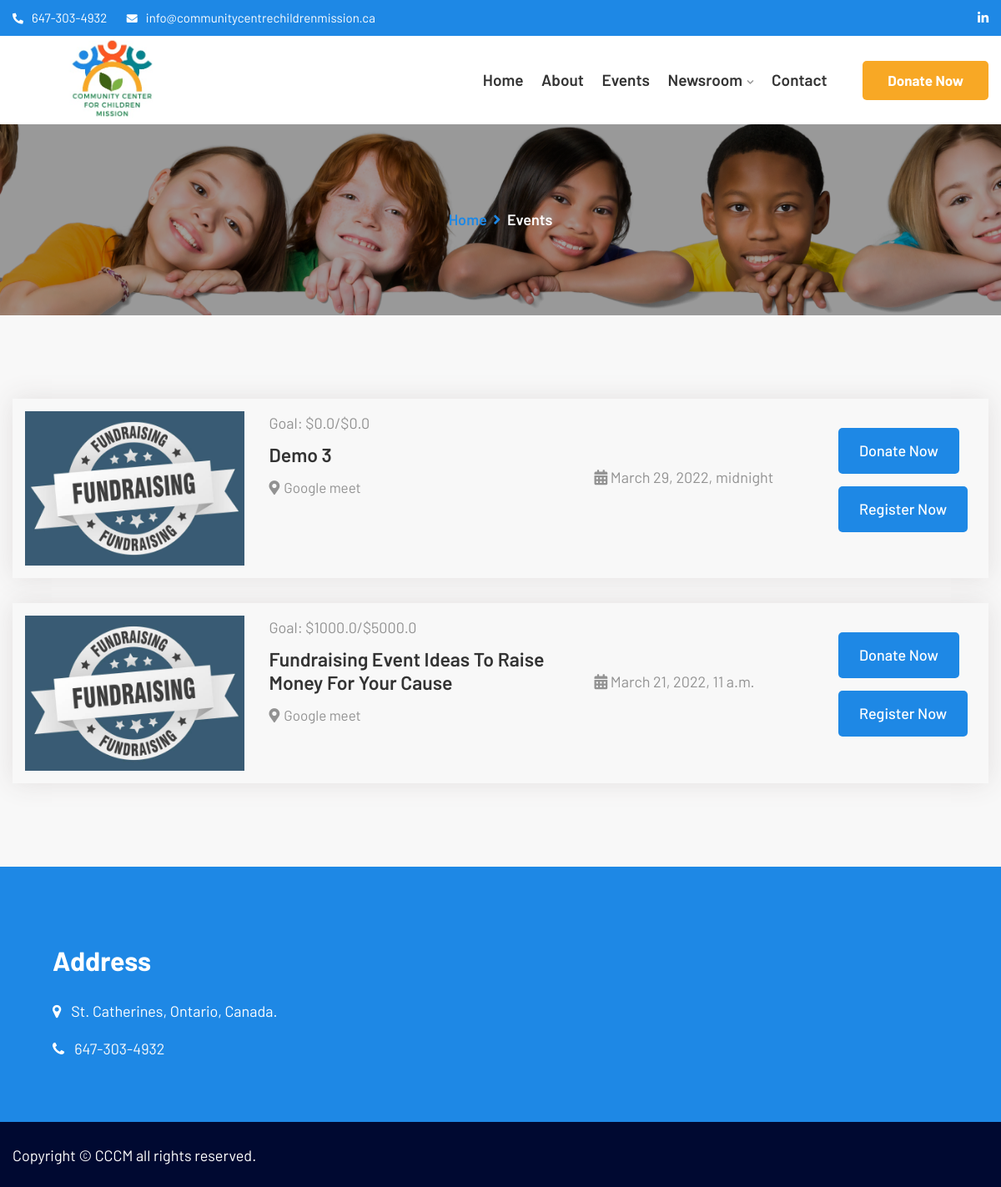
Page /events/ on the earlier database version.
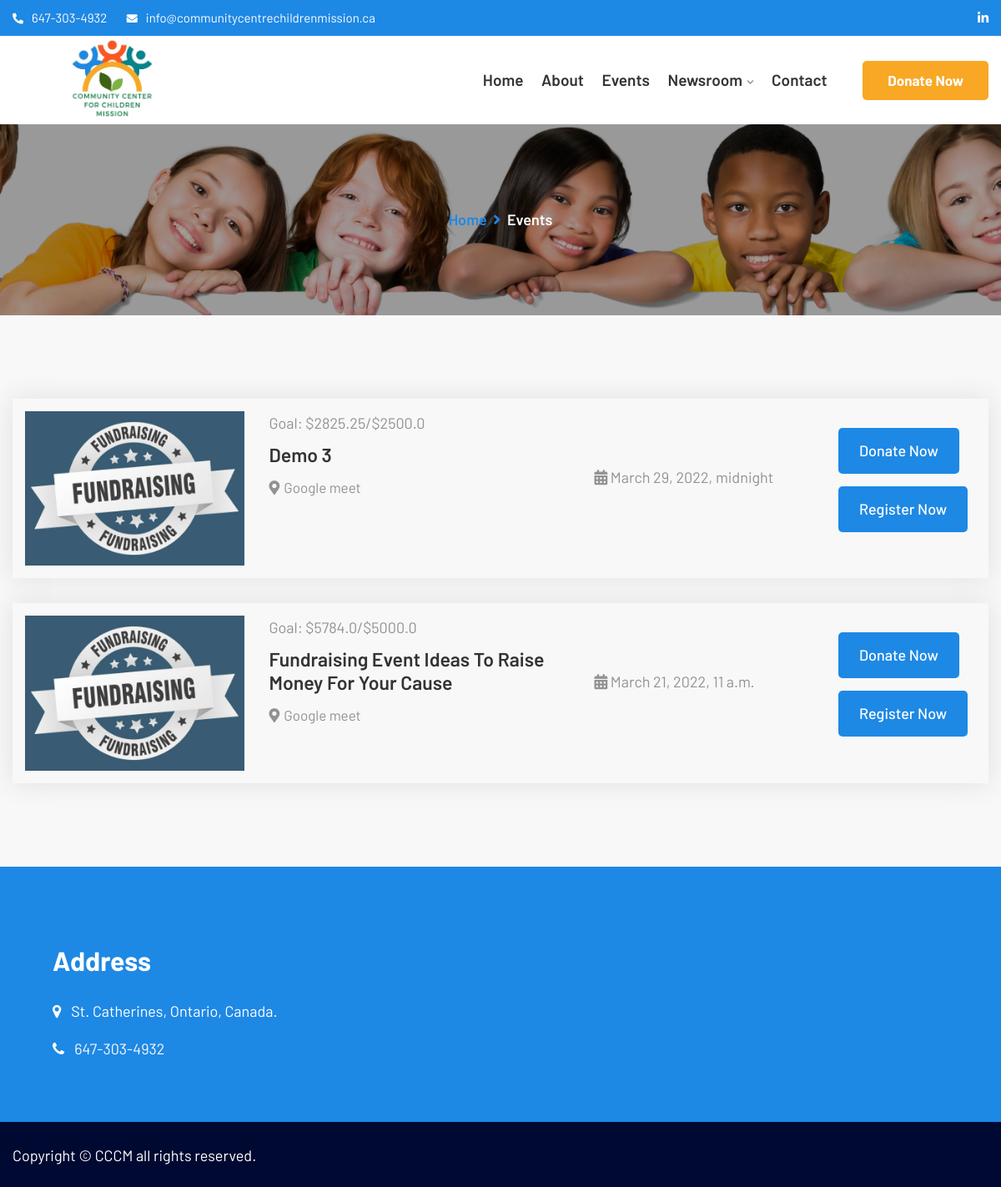
Same page on the later database version.
### core/models.py (models this page shows, shortened)
class Event(models.Model):
    name = models.CharField(max_length=150, help_text="Name of the event")
    description = RichTextUploadingField()
    event_date_time = models.DateTimeField()
    thumbnail = models.ImageField(upload_to="events/%Y/%m/%d", default="default_event.jpg", null=True, blank=True)
    registration_link = models.URLField(max_length=500)
    event_location = models.CharField(max_length=150, help_text="Where will the events be happening?")
    date_created = models.DateTimeField(auto_now_add=True)
    donations = models.FloatField(default=0, help_text="DOnations made for the event")
    goal = models.FloatField(default=0, help_text="Goal for the event")
    is_active = models.BooleanField(default=True)

### core/views.py (the view)
# urls.py: path('events/', events, name="events"),
def events(request):
    context = {
        'events':Event.objects.filter(is_active=True).order_by('-id'),
        'categories':Category.objects.order_by('-id')
    }
    return render(request, "event.html", context)

### core/templates/event.html
{% extends 'base/base.html' %}
{% load static %}
{% block content %}
<div class="breadcumb-area">
	<div class="container">
		<div class="row">
			<div class="col-md-12 txtc">
				<div class="breadcumb-inner">
					<ul>
						<li><a href="{% url 'home' %}">Home</a></li>
						<li><i class="fas fa-angle-right"></i></li>
						<li>Events</li>
					</ul>
				</div>
			</div>
		</div>
	</div>
</div>
<div class="themex_event_area">
	<div class="container">
		<div class="row">
			<div class="col-lg-12">
				<div class="event_active event_style_adn_3 witr_3e event_all_color text-">
					<div class="event_wrap">
						{% for event in events %}
						<div class="col-lg-12 col-md-12 col-sm-12  witr_all_mb_30">
							<div class="row themex-single-event_adn witr_event_style_5">
								<div class="col-lg-3 col-md-6">
									<div class="themex-event-thumb_adn">
										<a href="{% url 'event_detail' event.id event.name %}"> <img  src="{{event.thumbnail.url}}" alt=""></a>
									</div>
								</div>
								<div class="col-lg-4 col-md-6">
									<div class="event-page-title_adn ">
										<p>Goal: ${{event.donations}}/${{event.goal}}</p>
										<h2><a href="{% url 'event_detail' event.id event.name %}">{{event.name}}</a></h2>
										<div class="themex-event-meta-left_adn">
											<span><i class="fas fa-map-marker-alt"></i>{{event.event_location}}</span>
										</div>
									</div>
								</div>
								<div class="col-lg-3 col-md-6">
									<div class="witr_event_d">
										<div class="event_date_5">
											<span><i class="fas fa-calendar"></i></span>
											<span>{{event.event_date_time}}</span>
										</div>
									</div>
								</div>
								<div class="col-lg-2 col-md-6">
									<div class="witr_event_btn btn_all_color">
										<a href="{% url 'event_detail' event.id event.name %}">Donate Now </a>
										<a href="{{event.registration_link}}">Register Now </a>
									</div>
								</div>
							</div>
						</div>
					{% endfor %}
					</div>
				</div>
			</div>
		</div>
	</div>
</div>
{% endblock %}

Differences in the rows shown:
changed Event "Demo 3": donations "0.0" → "2825.25"; goal "0.0" → "2500.0"
changed Event "Fundraising Event Ideas To Raise Money For Your Cause": donations "1000.0" → "5784.0"
